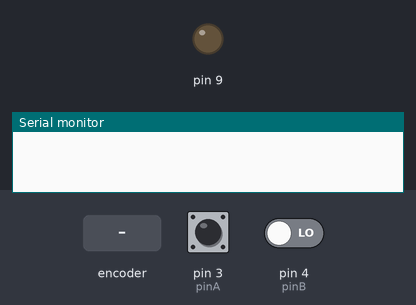
Simulated run of this sketch. Board: Arduino Uno, built with avr-gcc and run on an emulated ATmega328P. On the bench: output pins drawn as LEDs (lit = HIGH), the last lines printed to the serial monitor. The inputs (shaded band) are chosen by the test bench; at power-on: pin 3 (pinA) HIGH, pin 4 (pinB) LOW.

Above: at 1.2 s.
1.3 s: rotary encoder on pin 3 (pinA) / pin 4 (pinB) turned 3 steps (first pin leading)
At 3.1 s:
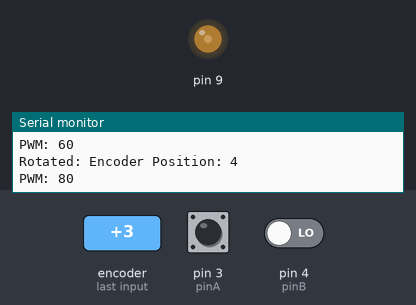
4.3 s: rotary encoder on pin 3 (pinA) / pin 4 (pinB) turned 3 steps (first pin leading)
At 4.51 s:
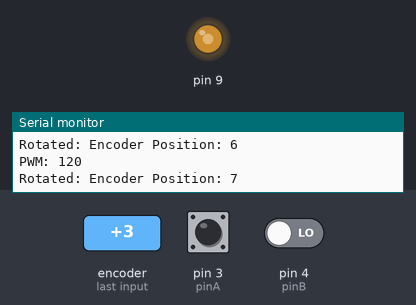
At 5.4 s:
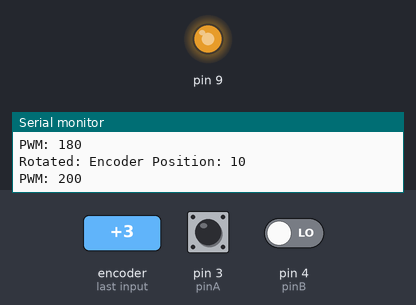
Timing chart, 0 to 7.3 s (numbered marks = the images above; inputs shaded):
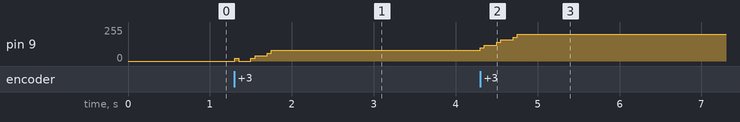

The sketch:

h_bridge.ino
```cpp
byte pinA = 3;  // Connected to CLK on KY-040
byte pinB = 4;  // Connected to DT on KY-040

int encoderPosCount = 0;
int pinALast;
int aVal;

int PWM = 0;
byte diff = 20;

void setup() {
  // put your setup code here, to run once:
  pinMode (pinA, INPUT);
  pinMode (pinB, INPUT);
  pinALast = digitalRead(pinA);
  Serial.begin (9600);

}

void loop() {
  // put your main code here, to run repeatedly:


  digitalWrite(2, PWM > 0);
  analogWrite(9, abs(PWM));


  aVal = digitalRead(pinA);
  if (aVal != pinALast) { // Means the knob is rotating
    // if the knob is rotating, we need to determine direction
    // We do that by reading pin B.
    if (digitalRead(pinB) != aVal) {  // Means pin A Changed first - We're Rotating Clockwise
      encoderPosCount ++;
      PWM = PWM + diff;

    } else {// Otherwise B changed first and we're moving CCW
      encoderPosCount--;
      PWM = PWM - diff;

    }
    if (PWM > 255) PWM = 255;
    if (PWM < -255) PWM = -255;
    Serial.print ("Rotated: ");
    Serial.print("Encoder Position: ");
    Serial.println(encoderPosCount);
    Serial.print("PWM: ");
    Serial.println(PWM);
  }
  pinALast = aVal;


}
```

Measured:
- after the input at 1.3 s, pin 9: 0/255 → 40/255 after 0.20 s, → 80/255 0.20 s later
- after the input at 4.3 s, pin 9: 80/255 → 120/255 at once, → 160/255 0.20 s later, → 200/255 0.20 s later
